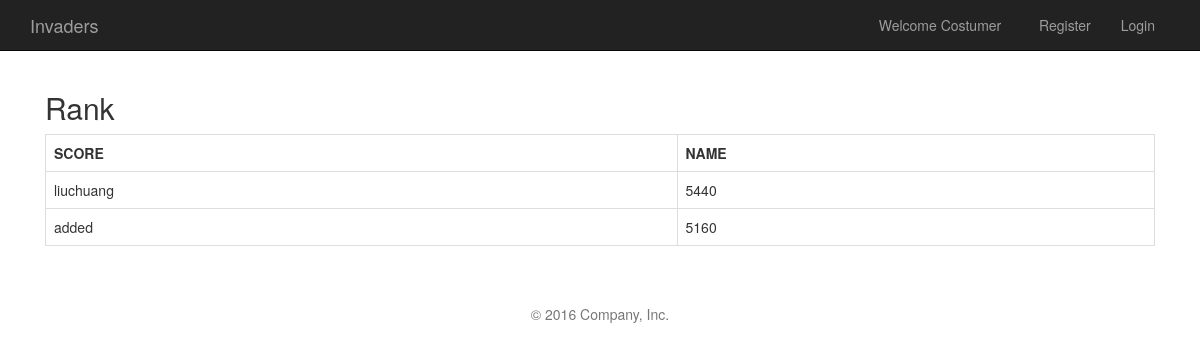
The app's page /Invaders/, older data.
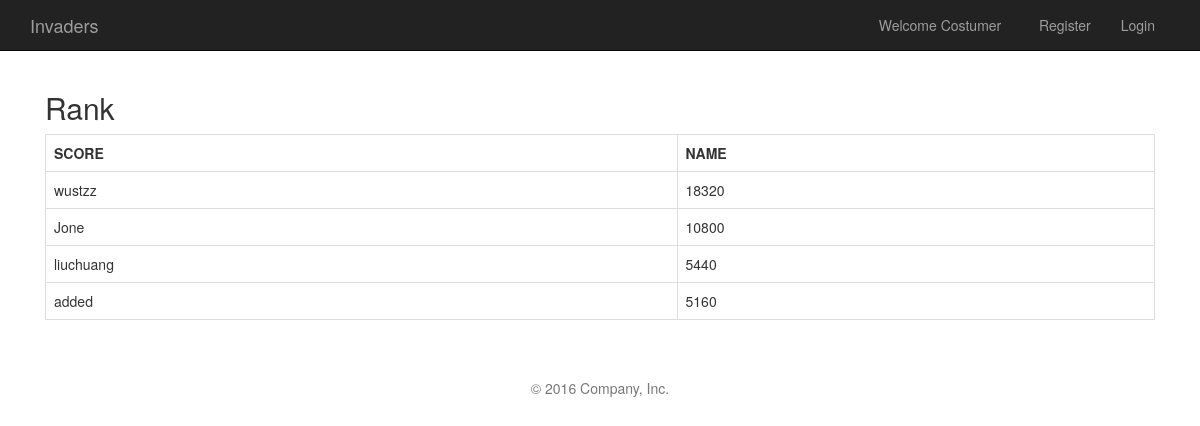
The same page, newer data.
### Invaders/models.py (models this page shows, shortened)
class User(models.Model):
    username = models.CharField(max_length=30)
    password = models.CharField(max_length=30)
    high_score = models.IntegerField(default=0)
    create_date = models.DateTimeField(auto_now_add=True)

### Invaders/views.py (the view)
def index(request):
    users = User.objects.get_queryset().order_by("-high_score")
    return render(request, 'Invaders/index.html', {'users': users})

### Invaders/templates/Invaders/index.html (shortened to what this page needs)
{% extends "base.html" %}
{% load staticfiles %}
{% block navigation %}
    <div class="container">
        <div class="navbar-header">
            <a class="navbar-brand" href="#">Invaders</a>
        </div>
        <div class="collapse navbar-collapse">
            <ul class="nav navbar-nav pull-right">
                {% if request.session.logged_in_user %}
                    <li><a href="#">Welcome {{ request.session.logged_in_user.username }}</a></li>
                    <li><a href="{% url 'Invaders:do_logout' %}">logout</a></li>
                {% else %}
                    <li><a href="#">Welcome Costumer &nbsp;</a></li>
                    <li><a href="{% url 'Invaders:register' %}">Register</a></li>
                    <li><a href="{% url 'Invaders:login' %}">Login</a></li>
                {% endif %}
            </ul>
        </div>
    </div>
{% endblock %}
{% block body %}
    <div class="container right body">
        {% if request.session.logged_in_user %}
            <div class="col-lg-10 canvas" id="phaser-game">
                <script type="text/javascript" src="{% static "Invaders/lib/phaser.js" %}"></script>
                <script type="text/javascript" src="{% static "Invaders/Alien.js" %}"></script>
                <script type="text/javascript" src="{% static "Invaders/Award.js" %}"></script>
                <script type="text/javascript" src="{% static "Invaders/Bullet.js" %}"></script>
                <script type="text/javascript" src="{% static "Invaders/Player.js" %}"></script>
                <script type="text/javascript" src="{% static "Invaders/Weapon.js" %}"></script>
                <script type="text/javascript" src="{% static "Invaders/index.js" %}"></script>
            </div>
            <div class="col-lg-2 ">
                <h2 class="subhead">Rank</h2>
                <table class="table table-bordered">
                    <tr>
                        <th>SCORE</th>
                        <th>NAME</th>
                    </tr>
                    {% for user in users %}
                        {% if user.high_score > 0 %}
                            <tr>
                                <td>{{ user.username }}</td>
                                <td>{{ user.high_score }}</td>
                            </tr>
                        {% endif %}
                    {% endfor %}
                </table>
            </div>
        {% else %}
            <div class="col-lg-12">
                <h2 class="subhead">Rank</h2>
                <table class="table table-bordered">
                    <tr>
                        <th>SCORE</th>
                        <th>NAME</th>
                    </tr>
                    {% for user in users %}
                        {% if user.high_score > 0 %}
                            <tr>
                                <td>{{ user.username }}</td>
                                <td>{{ user.high_score }}</td>
                            </tr>
                        {% endif %}
                    {% endfor %}
                </table>
            </div>
        {% endif %}
    </div>
{% endblock %}

### Invaders/templates/base.html (shortened to what this page needs)
<!DOCTYPE html>
<html lang="en">
{% load staticfiles %}
<head>
    <link rel="stylesheet" href="{% static 'Invaders/css/bootstrap.min.css' %}">
    <link rel="stylesheet" href="{% static 'Invaders/css/style.css' %}">
</head>
<body>
<nav class="navbar navbar-inverse navbar-static-top" role="navigation">
    {% block navigation %}
    {% endblock %}
</nav>
    {% block body %}{% endblock %}
    <footer class="footer text-center">
        <p>&copy; 2016 Company, Inc.</p>
    </footer>
</body>
</html>

### Invaders/static/Invaders/css/style.css (style rules this page uses)
.body { margin-top: 0; }
.footer { width: 100%; padding-right: 15px; padding-left: 15px; margin-top: 19px; padding-top: 19px; color: #777; }

Row changes from the older to the newer data that the page shows:
added User: username "wustzz", high_score "18320"
added User: username "Jone", high_score "10800"
